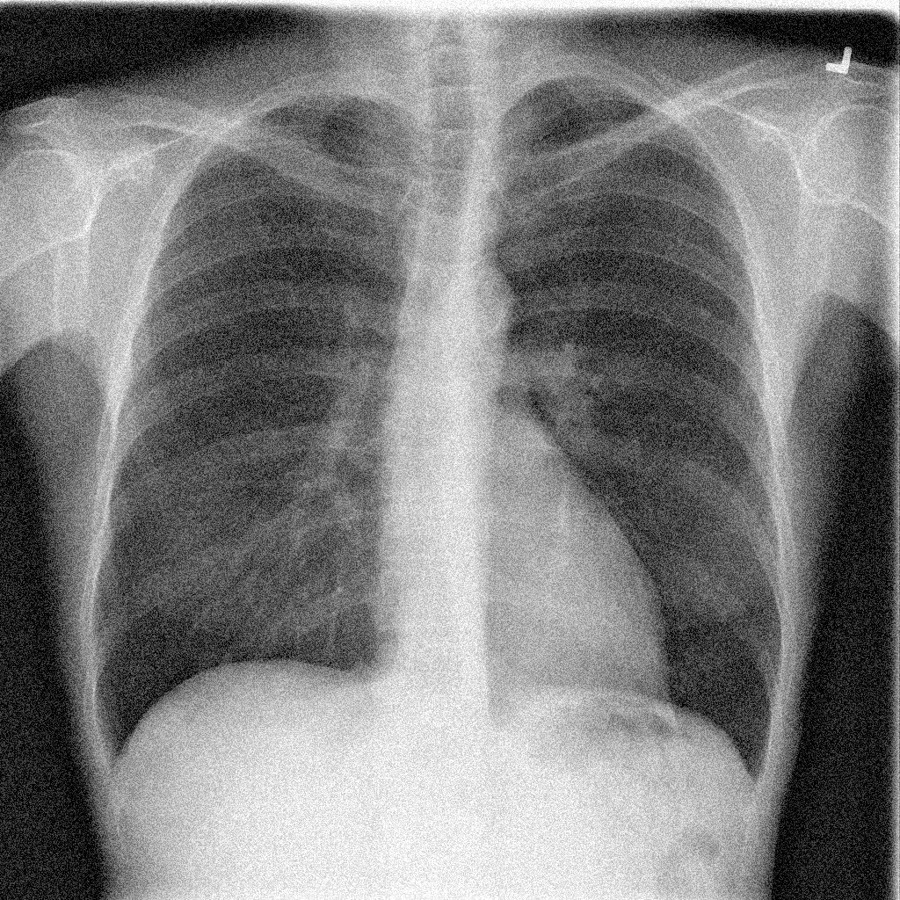
#> input picture assignment7/MedianFilter/input/image1.jpg, 900 x 900 px, found by its file name
$ python main.py
#> lines starting #> are read from the running program, lines starting #| are printed output that depends on the picture
import cv2
import numpy as np

image1 = cv2.imread("input\\image1.jpg")
#> image1 is the input picture: shape (900, 900, 3); min 0, max 255, mean 125.5
image2 = cv2.imread("input\\image2.jpg")
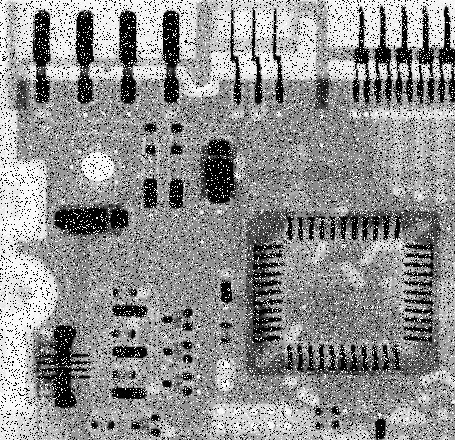
#> input picture assignment7/MedianFilter/input/image2.jpg, 455 x 440 px, found by its file name
#> image2 is the input picture: shape (440, 455, 3); min 0, max 255, mean 144.1
image3 = cv2.imread("input\\image3.png")
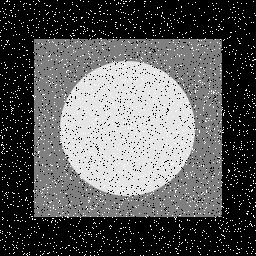
#> input picture assignment7/MedianFilter/input/image3.png, 256 x 256 px, found by its file name
#> image3 is the input picture: shape (256, 256, 3); min 0, max 255, mean 90.9
image4 = cv2.imread("input\\image4.jpg")
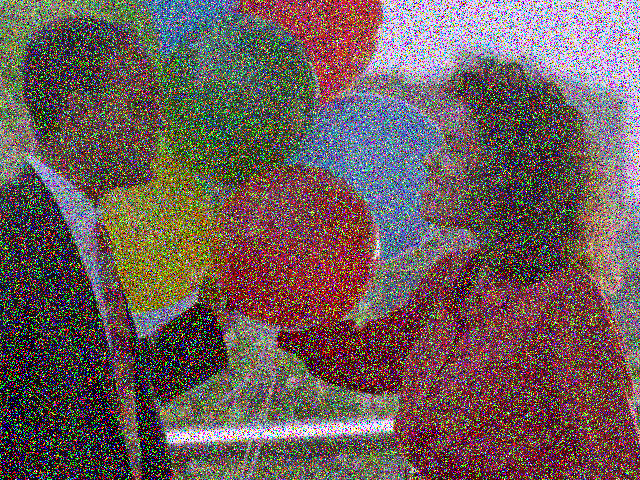
#> input picture assignment7/MedianFilter/input/image4.jpg, 640 x 480 px, found by its file name
#> image4 is the input picture: shape (480, 640, 3); mean B, G, R 90, 92, 109
image5 = cv2.imread("input\\image5.png")
image6 = cv2.imread("input\\image6.png")
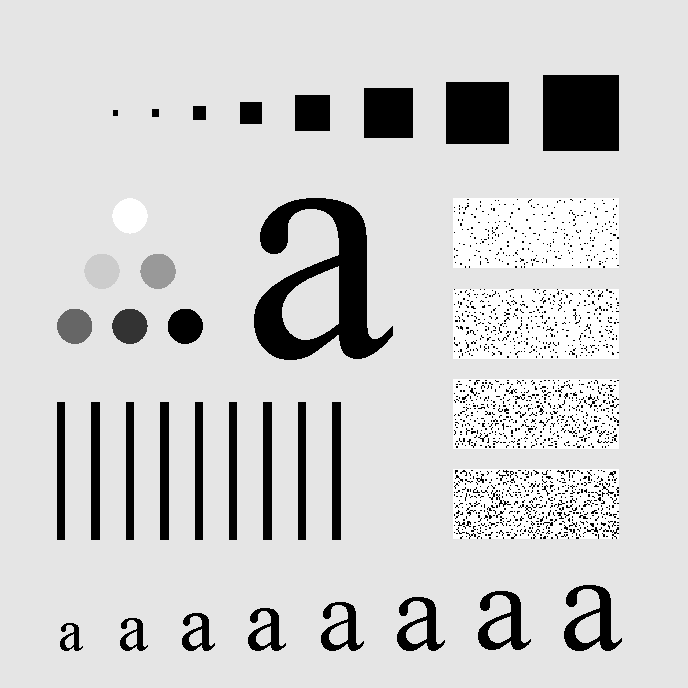
#> input picture assignment7/MedianFilter/input/image6.png, 688 x 688 px, found by its file name
#> image6 is the input picture: shape (688, 688, 3); min 0, max 255, mean 207.3

medianBlur_image1 = cv2.medianBlur(image1, 7)
medianBlur_image2 = cv2.medianBlur(image2, 7)
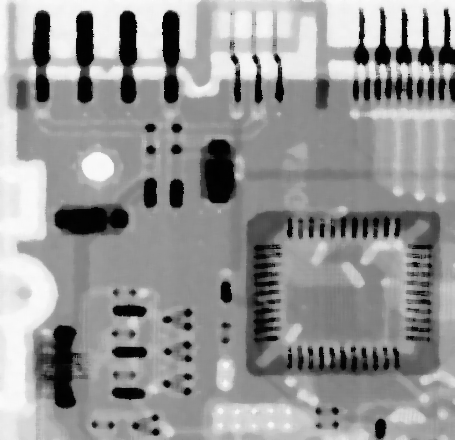
#> medianBlur_image2: shape (440, 455, 3); min 1, max 250, mean 149.3
medianBlur_image3 = cv2.medianBlur(image3, 7)
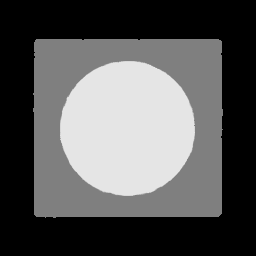
#> medianBlur_image3: shape (256, 256, 3); min 0, max 229, mean 87
medianBlur_image4 = cv2.medianBlur(image4, 7)
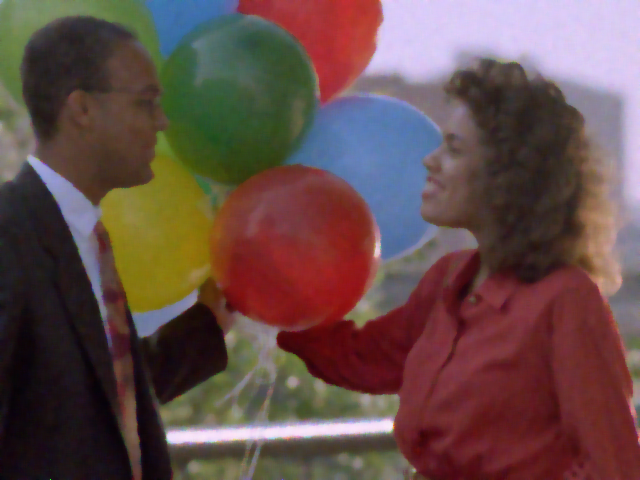
#> medianBlur_image4: shape (480, 640, 3); mean B, G, R 74, 76.6, 100.9
#> (the run stopped early here; a loop or call above may not have finished)
